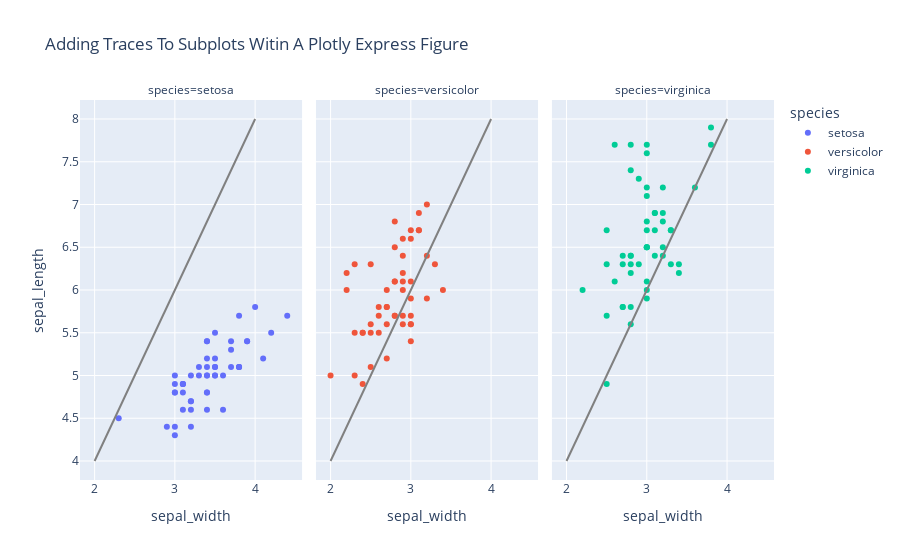

Notebook code for this chart:
### Code cell
# for figures created by Plotly Express using the facet_row and or facet_col arguments.

import plotly.express as px

df = px.data.iris()

fig = px.scatter(df, x="sepal_width", y="sepal_length", color="species", facet_col="species",
                 title="Adding Traces To Subplots Witin A Plotly Express Figure")

reference_line = go.Scatter(x=[2, 4],
                            y=[4, 8],
                            mode="lines",
                            line=go.scatter.Line(color="gray"),
                            showlegend=False)

fig.add_trace(reference_line, row=1, col=1)
fig.add_trace(reference_line, row=1, col=2)
fig.add_trace(reference_line, row=1, col=3)

fig.show()

### Figure 1 — Plotly figure (JSON) as saved in the notebook; plotly's stock layout.template omitted (floating-point values rounded to 4 significant figures)
{"data": [{"hovertemplate": "species=setosa<br>sepal_width=%{x}<br>sepal_length=%{y}<extra></extra>", "legendgroup": "setosa", "marker": {"color": "#636efa", "symbol": "circle"}, "mode": "markers", "name": "setosa", "orientation": "v", "showlegend": true, "type": "scatter", "x": [3.5, 3, 3.2, 3.1, 3.6, 3.9, 3.4, 3.4, 2.9, 3.1, 3.7, 3.4, 3, 3, 4, 4.4, 3.9, 3.5, 3.8, 3.8, 3.4, 3.7, 3.6, 3.3, 3.4, 3, 3.4, 3.5, 3.4, 3.2, 3.1, 3.4, 4.1, 4.2, 3.1, 3.2, 3.5, 3.1, 3, 3.4, 3.5, 2.3, 3.2, 3.5, 3.8, 3, 3.8, 3.2, 3.7, 3.3], "xaxis": "x", "y": [5.1, 4.9, 4.7, 4.6, 5, 5.4, 4.6, 5, 4.4, 4.9, 5.4, 4.8, 4.8, 4.3, 5.8, 5.7, 5.4, 5.1, 5.7, 5.1, 5.4, 5.1, 4.6, 5.1, 4.8, 5, 5, 5.2, 5.2, 4.7, 4.8, 5.4, 5.2, 5.5, 4.9, 5, 5.5, 4.9, 4.4, 5.1, 5, 4.5, 4.4, 5, 5.1, 4.8, 5.1, 4.6, 5.3, 5], "yaxis": "y"}, {"hovertemplate": "species=versicolor<br>sepal_width=%{x}<br>sepal_length=%{y}<extra></extra>", "legendgroup": "versicolor", "marker": {"color": "#EF553B", "symbol": "circle"}, "mode": "markers", "name": "versicolor", "orientation": "v", "showlegend": true, "type": "scatter", "x": [3.2, 3.2, 3.1, 2.3, 2.8, 2.8, 3.3, 2.4, 2.9, 2.7, 2, 3, 2.2, 2.9, 2.9, 3.1, 3, 2.7, 2.2, 2.5, 3.2, 2.8, 2.5, 2.8, 2.9, 3, 2.8, 3, 2.9, 2.6, 2.4, 2.4, 2.7, 2.7, 3, 3.4, 3.1, 2.3, 3, 2.5, 2.6, 3, 2.6, 2.3, 2.7, 3, 2.9, 2.9, 2.5, 2.8], "xaxis": "x2", "y": [7, 6.4, 6.9, 5.5, 6.5, 5.7, 6.3, 4.9, 6.6, 5.2, 5, 5.9, 6, 6.1, 5.6, 6.7, 5.6, 5.8, 6.2, 5.6, 5.9, 6.1, 6.3, 6.1, 6.4, 6.6, 6.8, 6.7, 6, 5.7, 5.5, 5.5, 5.8, 6, 5.4, 6, 6.7, 6.3, 5.6, 5.5, 5.5, 6.1, 5.8, 5, 5.6, 5.7, 5.7, 6.2, 5.1, 5.7], "yaxis": "y2"}, {"hovertemplate": "species=virginica<br>sepal_width=%{x}<br>sepal_length=%{y}<extra></extra>", "legendgroup": "virginica", "marker": {"color": "#00cc96", "symbol": "circle"}, "mode": "markers", "name": "virginica", "orientation": "v", "showlegend": true, "type": "scatter", "x": [3.3, 2.7, 3, 2.9, 3, 3, 2.5, 2.9, 2.5, 3.6, 3.2, 2.7, 3, 2.5, 2.8, 3.2, 3, 3.8, 2.6, 2.2, 3.2, 2.8, 2.8, 2.7, 3.3, 3.2, 2.8, 3, 2.8, 3, 2.8, 3.8, 2.8, 2.8, 2.6, 3, 3.4, 3.1, 3, 3.1, 3.1, 3.1, 2.7, 3.2, 3.3, 3, 2.5, 3, 3.4, 3], "xaxis": "x3", "y": [6.3, 5.8, 7.1, 6.3, 6.5, 7.6, 4.9, 7.3, 6.7, 7.2, 6.5, 6.4, 6.8, 5.7, 5.8, 6.4, 6.5, 7.7, 7.7, 6, 6.9, 5.6, 7.7, 6.3, 6.7, 7.2, 6.2, 6.1, 6.4, 7.2, 7.4, 7.9, 6.4, 6.3, 6.1, 7.7, 6.3, 6.4, 6, 6.9, 6.7, 6.9, 5.8, 6.8, 6.7, 6.7, 6.3, 6.5, 6.2, 5.9], "yaxis": "y3"}, {"line": {"color": "gray"}, "mode": "lines", "showlegend": false, "type": "scatter", "x": [2, 4], "xaxis": "x", "y": [4, 8], "yaxis": "y"}, {"line": {"color": "gray"}, "mode": "lines", "showlegend": false, "type": "scatter", "x": [2, 4], "xaxis": "x2", "y": [4, 8], "yaxis": "y2"}, {"line": {"color": "gray"}, "mode": "lines", "showlegend": false, "type": "scatter", "x": [2, 4], "xaxis": "x3", "y": [4, 8], "yaxis": "y3"}], "layout": {"annotations": [{"font": {}, "showarrow": false, "text": "species=setosa", "x": 0.16, "xanchor": "center", "xref": "paper", "y": 1, "yanchor": "bottom", "yref": "paper"}, {"font": {}, "showarrow": false, "text": "species=versicolor", "x": 0.5, "xanchor": "center", "xref": "paper", "y": 1, "yanchor": "bottom", "yref": "paper"}, {"font": {}, "showarrow": false, "text": "species=virginica", "x": 0.84, "xanchor": "center", "xref": "paper", "y": 1, "yanchor": "bottom", "yref": "paper"}], "legend": {"title": {"text": "species"}, "tracegroupgap": 0}, "title": {"text": "Adding Traces To Subplots Witin A Plotly Express Figure"}, "xaxis": {"anchor": "y", "domain": [0, 0.32], "title": {"text": "sepal_width"}}, "xaxis2": {"anchor": "y2", "domain": [0.34, 0.66], "matches": "x", "title": {"text": "sepal_width"}}, "xaxis3": {"anchor": "y3", "domain": [0.68, 1.0], "matches": "x", "title": {"text": "sepal_width"}}, "yaxis": {"anchor": "x", "domain": [0, 1], "title": {"text": "sepal_length"}}, "yaxis2": {"anchor": "x2", "domain": [0, 1], "matches": "y", "showticklabels": false}, "yaxis3": {"anchor": "x3", "domain": [0, 1], "matches": "y", "showticklabels": false}}}
